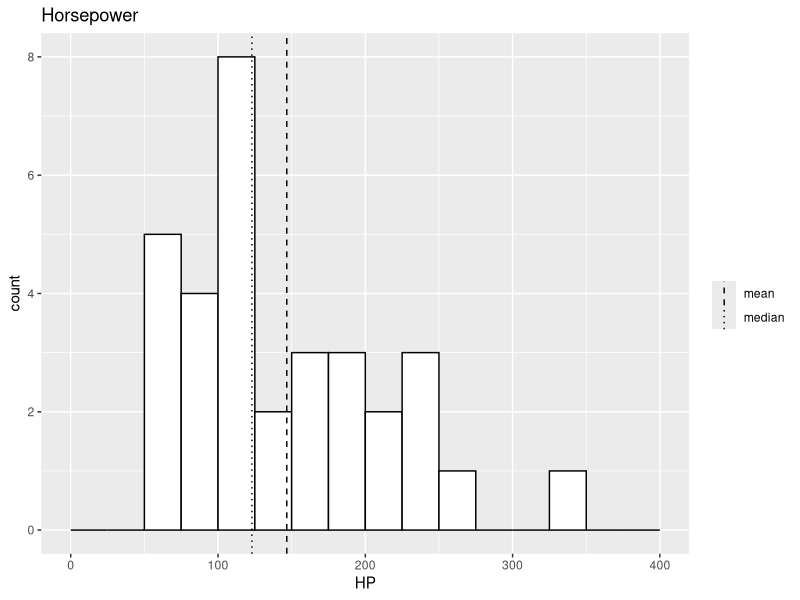
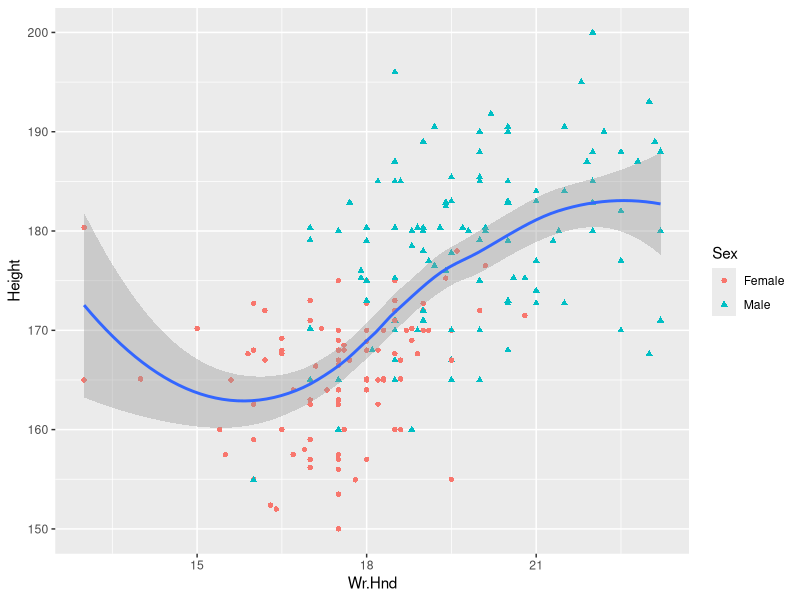
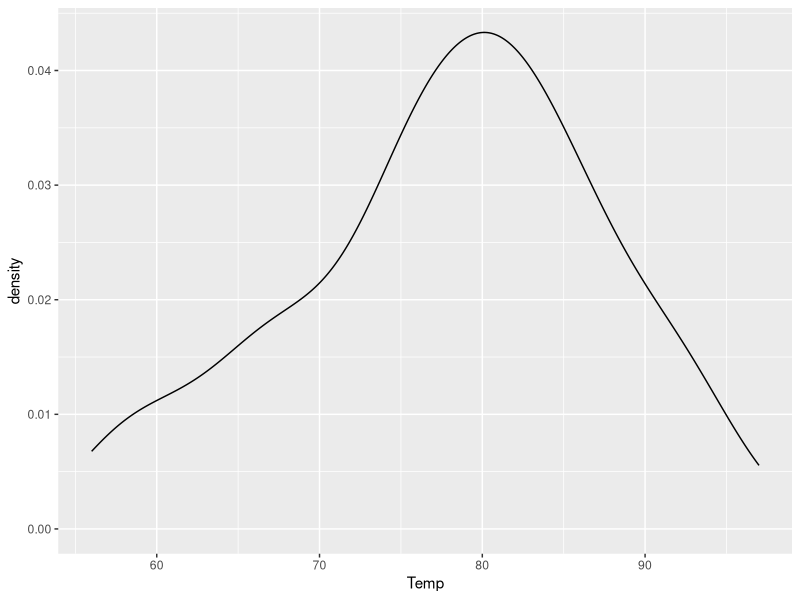
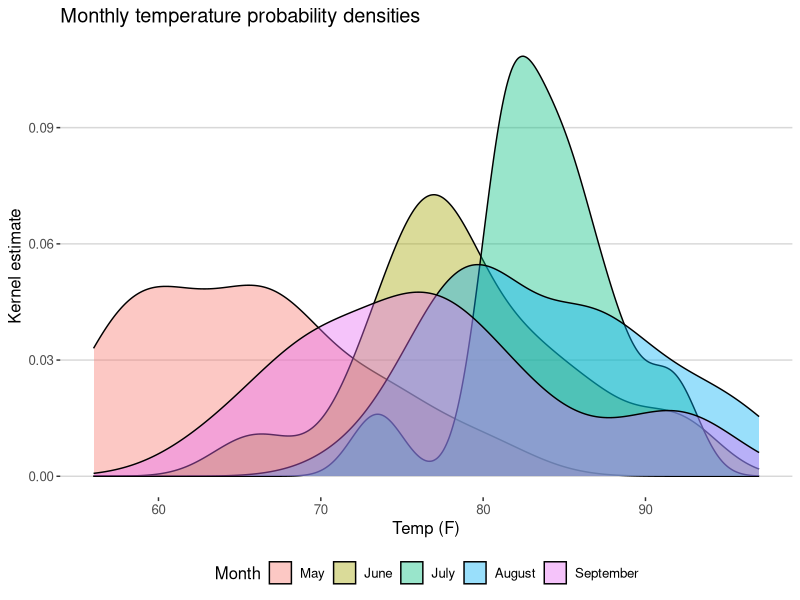

Generate these figures, in order, with R:
library(ggplot2)
library(ggthemes)
library(MASS)

# ==========================================================================================
# Advanced Grammar of Graphics --------------------------------------------
# ==========================================================================================
# Using either qplot or ggplot typically depends on the quality of the graphics that you are
# seeking. qplot is great for quick data exploration however, using ggplot offers far more 
# choice in the refinement of your visualisations. It is also important to note the slight 
# variations in syntax between both packages. Here we focus on ggplot, as at time of writing,
# qplot is not available for R version 4.0.2:
gg_static <- ggplot(data = mtcars, mapping = aes(x = hp)) +
 ggtitle("Horsepower") +
 labs(x = "HP")
mtcars_mm <- data.frame(mm = c(mean(mtcars$hp), median(mtcars$hp)),
                        stats = factor(c("mean", "median")))
gg_lines <- geom_vline(mapping = aes(xintercept = mm, linetype = stats),
                       show.legend = TRUE, data = mtcars_mm)

gg_static + 
 geom_histogram(colour = "black", fill = "white",
                breaks = seq(0, 400, 25), closed = "right") +
 gg_lines + 
 scale_linetype_manual(values = c(2, 3)) +
 labs(linetype = "")

# ==========================================================================================
# Smoothing and Shading ---------------------------------------------------
# ==========================================================================================

# Adding LOESS Trends -----------------------------------------------------
# When you're looking at raw data, it's sometimes difficult to get an overall impression of 
# trends without fitting a parametric model, which means making assumptions about the nature of
# of these trends. This is where nonparametric smoothing comes in - you can use certain methods
# to determine how your data appear to behave without fitting a specific model. However, the 
# trade-off is that you are not provided with any specific numeric details of the 
# relationships between response and predictor variables (since you're not estimating the 
# coefficients such as slopes or intercepts) and you lose any reliable ability to extrapolate.

# Locally weighted scatter plot smoothing (LOESS) is a nonparametric smoothing technique that 
# produces the smoothed trend by using regression methods on localised subsets of the data, 
# step-by-step over the entire range of the explanatory variable. Using the MASS package, let us
# first create a new data object with any missing values deleted to avoid NA warnings.
surv <- na.omit(survey[, c("Sex", "Wr.Hnd", "Height")])
# then we can plot:
ggplot(surv, aes(x = Wr.Hnd, y = Height)) +
 geom_point(aes(col = Sex, shape = Sex)) +
 geom_smooth(method = "loess")
# producing the same plot in base R takes significantly more code and therefore time.

# Constructing Smooth Density Estimates -----------------------------------
# Kernel density estimation (KDE) is a method for producing a smooth estimate of a probability
# density function, based on observed data. Briefly, KDE involves assigning a scaled 
# probability function (the kernel) to each observation in a data set and summing them all to 
# give an impression of the distribution of the data set as a whole. It's basically a 
# sophisticated version of a histogram. 

# Let's illustrate:
ggplot(data = airquality, aes(x = Temp)) +
 geom_density()
# Doing this in base R is relatively easy. But suppose you want to visualise the density of 
# estimates for temprature separately according to the month of observation:
air <- airquality
# We also have to recode the data from numeric vector to a factor vector.
air$Month <- factor(air$Month,
                    labels = c("May", "June", "July", "August", "September"))
# Then:
ggplot(data = air, aes(x = Temp, fill = Month)) + 
 geom_density(alpha = .4) +
 ggtitle("Monthly temperature probability densities") +
 labs(x = "Temp (F)", y = "Kernel estimate") +
 theme_hc()

# ==========================================================================================
# Multiple Plots and Variable-Mapped Facets -------------------------------
# ==========================================================================================























